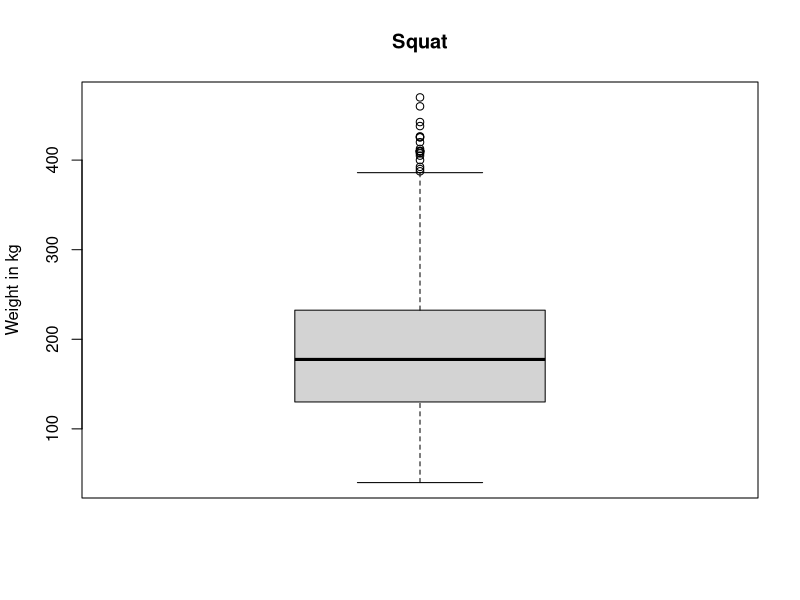

Write R code to recreate this figure.
## ---- chunk 1
knitr::opts_chunk$set(echo = FALSE)
## ---- chunk 2
data <- read.csv("shiny/data/openpowerlifting.csv")
boxplot(data$Best3SquatKg, main = "Squat", ylab = "Weight in kg")
## ---- chunk 3
str(data)
